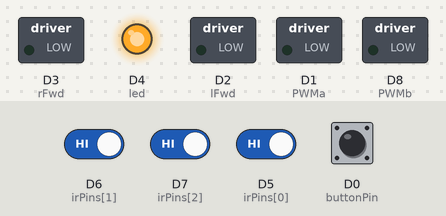
The sketch below on a simulated ESP8266 (NodeMCU). On the bench: switched loads named in the sketch (green lamp = pin HIGH), output pins drawn as LEDs (lit = HIGH). The test bench sets the inputs (shaded band); at power-on: D5 (irPins[0]), D6 (irPins[1]), D7 (irPins[2]) HIGH, D0 (buttonPin) LOW.

Above: at 1.2 s.
1.3 s: D0 (buttonPin) pulled HIGH for 0.15 s
At 1.7 s:
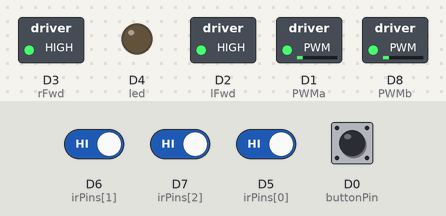
2.9 s: D6 (irPins[1]) driven LOW
At 3.8 s:
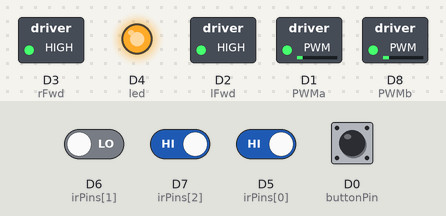
4.4 s: D7 (irPins[2]) driven LOW
At 4.9 s:
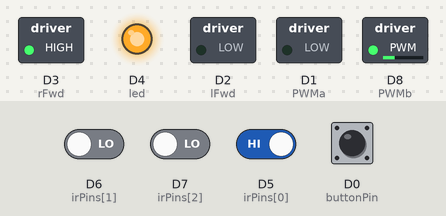
5.9 s: D0 (buttonPin) pulled HIGH for 1 s
At 6.4 s:
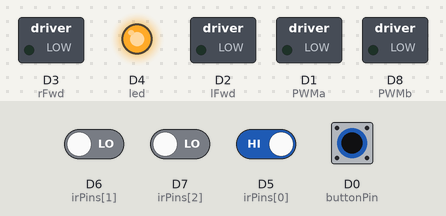
8.4 s: D6 (irPins[1]) driven HIGH and D7 (irPins[2]) driven HIGH and D5 (irPins[0]) driven LOW and D0 (buttonPin) driven HIGH
At 9.6 s:
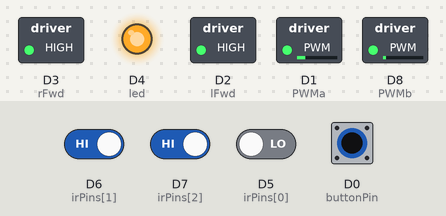
9.9 s: D5 (irPins[0]) driven HIGH
At 10.3 s:
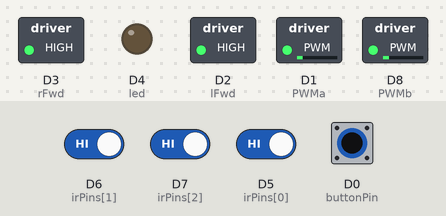
Timing chart, 0 to 12.4 s (numbered marks = the images above; inputs shaded):
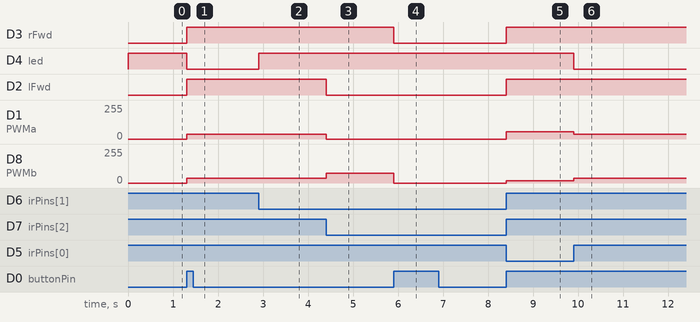

Measured:
- after the input at 1.3 s, D3 (rFwd), D2 (lFwd): LOW → HIGH at once; D4 (led): HIGH → LOW at once; D1 (PWMa): 0/255 → 34/255 at once; D8 (PWMb): 0/255 → 37/255 at once
- after the input at 2.9 s, D4 (led): LOW → HIGH at once
- after the input at 4.4 s, D2 (lFwd): HIGH → LOW at once; D1 (PWMa): 34/255 → 0/255 at once; D8 (PWMb): 37/255 → 74/255 at once
- after the input at 5.9 s, D3 (rFwd): HIGH → LOW at once; D8 (PWMb): 74/255 → 0/255 at once
- after the input at 8.4 s, D3 (rFwd), D2 (lFwd): LOW → HIGH at once; D1 (PWMa): 0/255 → 53/255 at once; D8 (PWMb): 0/255 → 18/255 at once
- after the input at 9.9 s, D4 (led): HIGH → LOW at once; D1 (PWMa): 53/255 → 34/255 at once; D8 (PWMb): 18/255 → 37/255 at once

The sketch:

main.ino
```cpp
bool debugMode = false; //controls serial prints

//motor pins
#define PWMa D1
#define lFwd D2 //ain1

#define PWMb D8
#define rFwd D3 //ain2

//button
#define buttonPin D0 //toggles motors
bool lastButton = LOW; //tracking

//led
#define led D4 //active low (HIGH outputs off)

//system states
int buttonState = 0;
int ledState = LOW;

bool motorState = false;

// ir sensor pins (left, centre, right)
const int irPins[3] = {D5, D6, D7};

// sensor initialization
int irValDigital[3];
int sensorSum;
int sensorWeight;
int sensorBit;

int weightVal[3] = {10, 20, 30};
int bitWeight[3] = {1, 2, 4};

//PID variables
float linePosition;
float centerPosition = 20;
float error;
float derivative;
float previousError;
int baseSpeed = 150; //max is 1000+ but 150 is already quite fast
float kp = 15; // tuning requires starting with kd at 0 and adjusting kp until it runs and turns effectively.
float kd = 5; // after kp is set, kd is used to smoothen tracking

// motor speed parity
int adjustSpeed = 10; // should be about right (left motor is currently faster)

void setup() {
  // control initialization
  pinMode(buttonPin, INPUT);
  pinMode(led, OUTPUT);

  for (int i = 0; i < 3; i++)
    pinMode(irPins[i], INPUT);

  // motor Setup
  pinMode(lFwd, OUTPUT); pinMode(PWMa, OUTPUT);
  pinMode(rFwd, OUTPUT); pinMode(PWMb, OUTPUT);

  Serial.begin(9600);
}

void loop() {
  buttonState = digitalRead(buttonPin);
  readLine();

  // Button Toggle Logic
  if (lastButton == LOW && buttonState == HIGH) {
    delay(10);
    if (digitalRead(buttonPin) == HIGH) {
      motorState = !motorState;
    }
  }
  lastButton = buttonState;

  // Motor Execution & LED Logic
  if (motorState == true) {

    // Junction Indicator Logic
    if (sensorSum == 3) {
      digitalWrite(led, LOW); // Turn LED ON when all 3 sensors see black
    } else {
      digitalWrite(led, HIGH); // Keep LED OFF during normal line following
    }

    // Execute PID
    PIDControl(baseSpeed, kp, kd);

  } else {
    // System OFF state
    digitalWrite(led, HIGH);
    stop();
  }
}
```

motor.ino
```cpp
void motor(int lPWM, int rPWM) {
  // Constrain to the ESP8266 maximum PWM limit
  lPWM = constrain(lPWM, -1023, 1023);
  rPWM = constrain(rPWM, -1023, 1023);

  // Left Motor
  if (lPWM > 0) {
    digitalWrite(lFwd, HIGH);
    analogWrite(PWMa, lPWM);
  } else {
    // Cannot reverse without lRev pin, so we brake
    digitalWrite(lFwd, LOW);
    analogWrite(PWMa, 0);
  }

  // Right Motor
  if (rPWM > 0) {
    digitalWrite(rFwd, HIGH);
    analogWrite(PWMb, rPWM);
  } else {
    digitalWrite(rFwd, LOW);
    analogWrite(PWMb, 0);
  }
}
```

pidController.ino
```cpp
void PIDControl(int baseSpeed, float kp, float kd) {

  if (debugMode == true) {
    Serial.print(sensorSum);
    Serial.print("\t");
    Serial.print(sensorWeight);
    Serial.print("\t");
    Serial.print(sensorBit);
    Serial.print("\t");
  }

  // Calculate where the line is
  if (sensorSum > 0) {
    linePosition = (float)sensorWeight / sensorSum;
  }

  // Calculate error and rate of change
  error = linePosition - centerPosition;
  derivative = error - previousError;

  // Apply motor difference parity
  int leftBase = baseSpeed - adjustSpeed;

  // Calculate new motor speeds
  int lMotor = leftBase + (error * kp + derivative * kd);
  int rMotor = baseSpeed - (error * kp + derivative * kd);

  previousError = error;

  if (debugMode == true) {
    // Updated for 3 sensors (Index 2 down to 0)
    for (int i = 2; i >= 0; i--) {
      Serial.print(irValDigital[i]);
    }

    Serial.print("\t");
    Serial.print("Weight: " + String(sensorWeight));
    Serial.print("\t");
    Serial.print("Error : " + String(error));
    Serial.println();
  }

  motor(lMotor, rMotor);
}
```

readLine.ino
```cpp
void readLine(){
  sensorSum = 0;
  sensorWeight = 0;
  sensorBit = 0;

  for (int i = 0; i < 3; i++) {
    // digital read
    irValDigital[i] = digitalRead(irPins[i]);

    sensorSum += irValDigital[i];
    sensorWeight += irValDigital[i] * weightVal[i];
    sensorBit += irValDigital[i] * bitWeight[i];
  }
}
```

turns.ino
```cpp
void straight() {
  digitalWrite(lFwd, HIGH);
  digitalWrite(rFwd, HIGH);

  // PWM range is 0-1023
  analogWrite(PWMa, 150 - adjustSpeed);
  analogWrite(PWMb, 150);
}

void stop() {
  digitalWrite(lFwd, LOW);
  digitalWrite(rFwd, LOW);

  analogWrite(PWMa, 0);
  analogWrite(PWMb, 0);
}

void turnRight() {
  digitalWrite(lFwd, HIGH);
  digitalWrite(rFwd, LOW);

  analogWrite(PWMa, 600);
  analogWrite(PWMb, 0);
}
```
